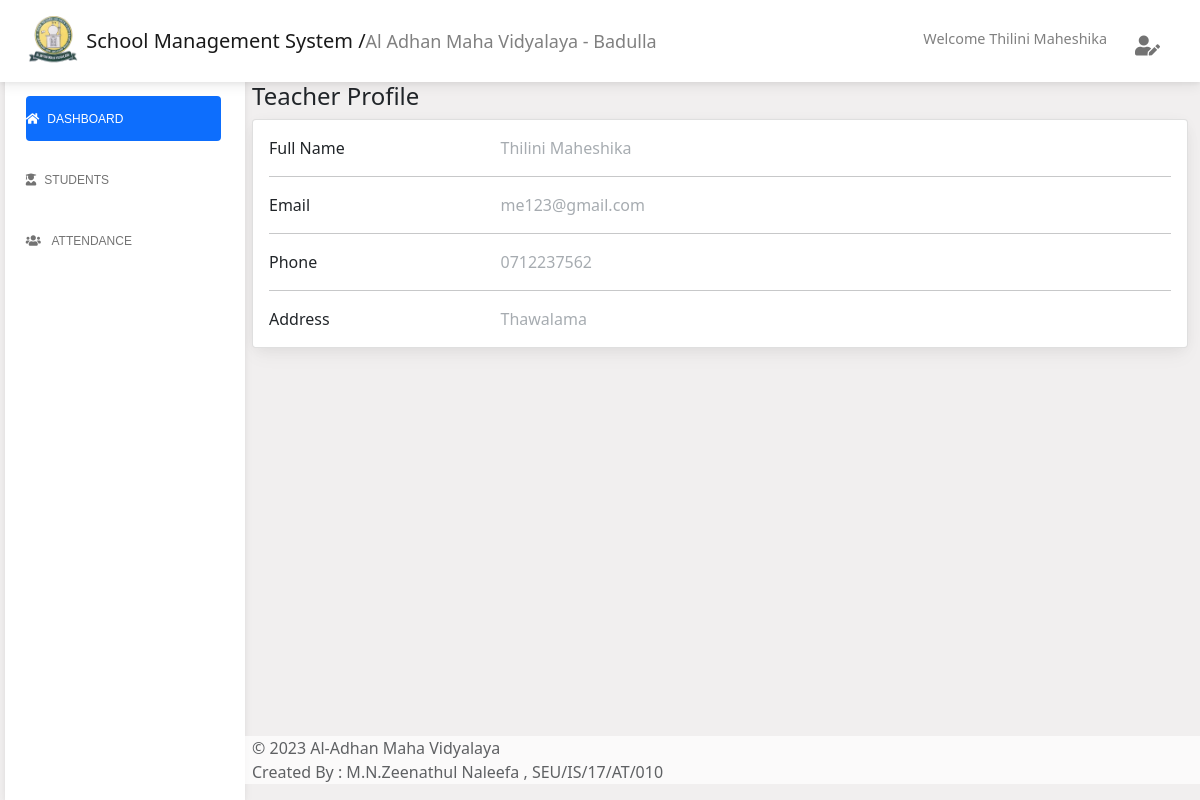
The page /admin/tProfile.php (signed in) on the database as committed earlier.
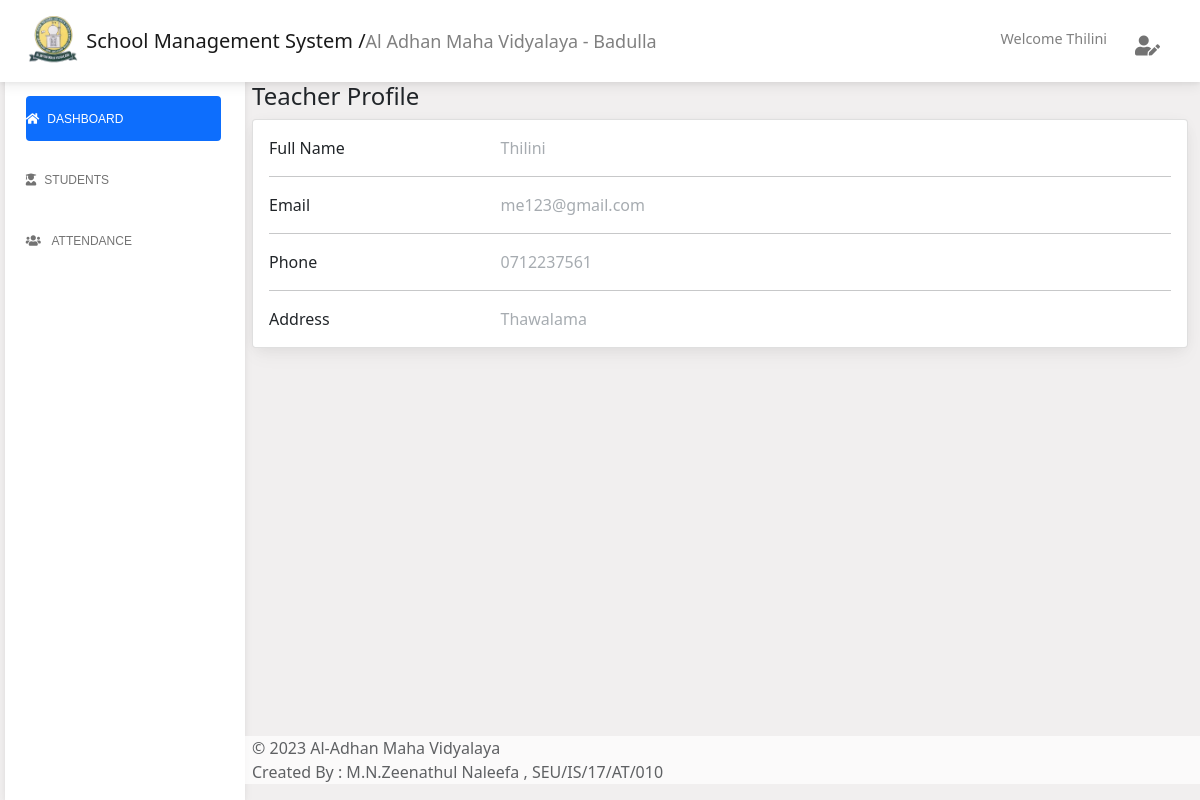
The same page on the database as committed later.
### tables this page shows
CREATE TABLE `teacher` (
  `t_id` int(255) NOT NULL,
  `t_name` varchar(255) NOT NULL,
  `t_email` varchar(255) NOT NULL,
  `t_address` varchar(255) NOT NULL,
  `t_phone` varchar(10) NOT NULL,
  `sec_id` int(255) NOT NULL,
  `t_pass` varchar(255) NOT NULL,
  `date_updated` datetime NOT NULL,
  `is_deleted` int(2) NOT NULL
);

### server/include/fetch.php (called while the page is built, shortened)
<?php
    function fetchAll($t_id){
        include 'connection.php';
        $getall = "SELECT student.reg_no, student.std_name, class.cls_id, class.cls_name, section.sec_id, section.sec_name,
        teacher.t_name
        FROM student
        JOIN class ON student.sec_id = class.cls_id
        JOIN section ON student.sec_id = section.sec_id AND student.sec_id = section.sec_id
        JOIN teacher ON student.sec_id = teacher.sec_id AND student.sec_id = teacher.sec_id
        WHERE teacher.t_id = '$t_id' AND student.is_deleted = '0' GROUP BY student.reg_no";
        return mysqli_query($con, $getall);
    }
?>

### server/include/common.php (called while the page is built, shortened)
<?php
function getAllTeByID($t_id)
{
    include 'connection.php';
    $q1 = "SELECT * FROM teacher WHERE t_id='$t_id' AND is_deleted='0'";
    return mysqli_query($con, $q1);
}
?>

### admin/tProfile.php (the view, shortened to what the changed rows need)
<?php
 include 'pages/header.php'; ?>
<?php
    if (isset($_SESSION['teacher'])) {
?>
<main class="main-content position-relative max-height-vh-100 h-100 mt-1 border-radius-lg ">
    <?php include 'navbar.php'; ?>
    <div class="col-12">
        <div class="container-fluid py-4">
            <?php
                $details = getAllTeByID($_SESSION['teacher']);
                $row = mysqli_fetch_assoc($details);?>
            <h4>Teacher Profile</h4>
            <div class="card mb-4">
                <div class="card-body">
                    <div class="row">
                        <div class="col-sm-3">
                            <p class="mb-0">Full Name</p>
                        </div>
                        <div class="col-sm-9">
                            <p class="text-muted mb-0"><?php echo $row['t_name']; ?></p>
                        </div>
                    </div>
                    <hr>
                    <div class="row">
                        <div class="col-sm-3">
                            <p class="mb-0">Email</p>
                        </div>
                        <div class="col-sm-9">
                            <p class="text-muted mb-0"><?php echo $row['t_email']; ?></p>
                        </div>
                    </div>
                    <hr>
                    <div class="row">
                        <div class="col-sm-3">
                            <p class="mb-0">Phone</p>
                        </div>
                        <div class="col-sm-9">
                            <p class="text-muted mb-0"><?php echo $row['t_phone']; ?></p>
                        </div>
                    </div>
                    <hr>
                    <div class="row">
                        <div class="col-sm-3">
                            <p class="mb-0">Address</p>
                        </div>
                        <div class="col-sm-9">
                            <p class="text-muted mb-0"><?php echo $row['t_address']; ?></p>
                        </div>
                    </div>
                </div>
            </div>
        </div>
        <?php include 'pages/footer.php'; ?>
    </div>
</main>
<?php }else{
    header('Location: index.php');
    exit();
} ?>
</body>
</html>

### admin/navbar.php (shortened to what the changed rows need)
<header>
    <nav id="sidebarMenu" class="collapse d-lg-block sidebar collapse bg-white">
        <div class="nav flex-column nav-pills me-3" id="v-pills-tab" role="tablist" aria-orientation="vertical">
            <div class="navbar-nav ">
                <a href="index.php" class="nav-item nav-link active"><i class="fas fa-home-alt me-2"></i>Dashboard</a>
                <a href="student.php" class="nav-item nav-link "><i class="fas fa-user-graduate me-2"></i>Students</a>
                <?php if (isset($_SESSION['teacher'])) {
                    ?>
                <li class="nav-item">
                    <a class="nav-link collapsed" href="#" data-bs-toggle="collapse"
                        data-bs-target="#collapseAttendance" aria-expanded="false" aria-controls="collapseAttendance">
                        <i class="fa fa-users me-2"></i>
                        <span>Attendance</span>
                    </a>
                </li>
                <?php } ?>
            </div>
        </div>
    </nav>
    <nav id="main-navbar" class="navbar navbar-expand-lg navbar-light bg-white fixed-top">
        <div class="container-fluid">
            <a class="navbar-brand" href="#">
                <img src="assets/img/school_logo.png" height="50em" alt="Logo" loading="lazy" />
                <span class="ms-1 font-weight-bold">School Management System /<span
                        style="color: gray; font-size: 0.9em;">Al Adhan Maha Vidyalaya - Badulla</span></span>
            </a>
            <ul class="navbar-nav ms-auto d-flex flex-row" style="margin-right: 20px;">
                <?php
                    if (isset($_SESSION['teacher'])) {
                        $r1 = fetchAll($_SESSION['teacher']);
                        $row1 = mysqli_fetch_assoc($r1) ; ?>
                <span style="color: gray; font-size: 0.9em;">Welcome <?php echo $row1['t_name']; ?> </span>
                <?php }else if(isset($_SESSION['admin'])){ ?>
                <span style="color: gray; font-size: 0.9em;">Welcome Admin </span>
                <?php }else if(isset($_SESSION['student'])){
                    $r1 = getStuById($_SESSION['student']);
                    $row1 = mysqli_fetch_assoc($r1) ; ?>
                    <span style="color: gray; font-size: 0.9em;">Welcome <?php echo $row1['std_name']; ?> </span>
                <?php } ?>
                <li class="nav-item dropdown" style="margin-left: 20px;">
                    <a class="nav-link dropdown-toggle hidden-arrow d-flex align-items-center" href="#"
                        id="navbarDropdownMenuLink" role="button" data-mdb-toggle="dropdown" aria-expanded="false">
                        <i style="font-size: 20px;" class="fas fa-user-edit" height="20px" alt="Avatar"
                            loading="lazy"></i>
                    </a>
                </li>
            </ul>
        </div>
    </nav>
</header>
<main style="margin-top: 50px;">
    <div class="container pt-2"></div>
</main>

Rows that differ between the two databases and show on the page:
changed teacher "me123@gmail.com": t_name "Thilini Maheshika" → "Thilini"; t_phone "0712237562" → "0712237561"
